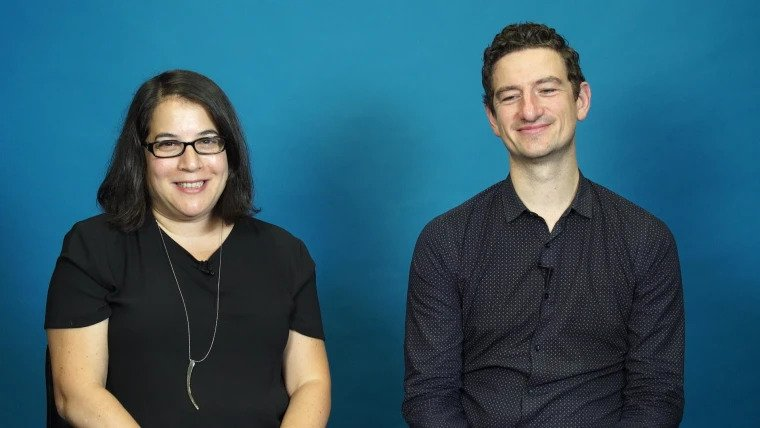
#> input picture faces3.jpg, 760 x 428 px
$ python test2face.py
#> lines starting #> are read from the running program, lines starting #| are printed output that depends on the picture; after the words box and inside, x2 and y2 are one past the last pixel; in counts of white or black regions, pixels touching at a corner belong together
import cv2 as cv
import random


def shuffle_blocks1(blocks, shuffle_mat):
	shuffle_blocks = []
	for i in range(blocks_num):
		for j in range(blocks_num):
			shuffle_blocks.append(blocks[shuffle_mat[i][j]])
	print('shuffle_blocks', shuffle_blocks)

	return shuffle_blocks

def get_shuffle_mat():

	# shuffle the set 0, 1, 2, ... ,blocks_num^2 - 1
	nums = [num for num in range(0, pow(blocks_num, 2))]
	shuffle = []
	while len(nums) > 0:
		rand = random.randrange(0, len(nums))
		if nums[rand] != len(shuffle):
			shuffle.append(nums.pop(rand))
	# IDEA: place limits on the above output to ensure no block is in its original place and no two neighbouring blocks are still neighbouring each other on the same side
	print('shuffle', shuffle)

	# turn that 1xblock_nums2 array into block_nums-x-block_nums matrix
	shuffle_mat = []
	for i in range(0, pow(blocks_num, 2)-2, blocks_num):
		x = i
		y = i+blocks_num
		shuffle_mat.append(shuffle[x:y])
		# shuffle_mat.append(shuffle[i:i+blocks_num])
	print('shuffle_mat', shuffle_mat)

	return shuffle_mat


def get_blocks(x, y, block_width, block_height):
	blocks = []
	for i in range(blocks_num):
			for j in range(blocks_num): # may need to flip x, y coordinates in img[] especially if the face rectangle stops being a square
				blocks.append((x + (i*block_width), y + (j*block_height)))
				# blocks.append((y + (j*block_height), x + (i*block_width)))
	print('blocks', blocks)

	return blocks


if __name__ == '__main__':
	face_cascade = cv.CascadeClassifier('haarcascade_frontalface_default.xml')
	blocks_num = 3

	blank = cv.imread('faces3.jpg')
#> blank is the input picture: shape (428, 760, 3); mean B, G, R 105.7, 88.6, 46.5
	# blank = cv.resize(blank, (0, 0), fx=0.5, fy=0.5)
	img = blank.copy()
	gray = cv.cvtColor(img, cv.COLOR_BGR2GRAY)
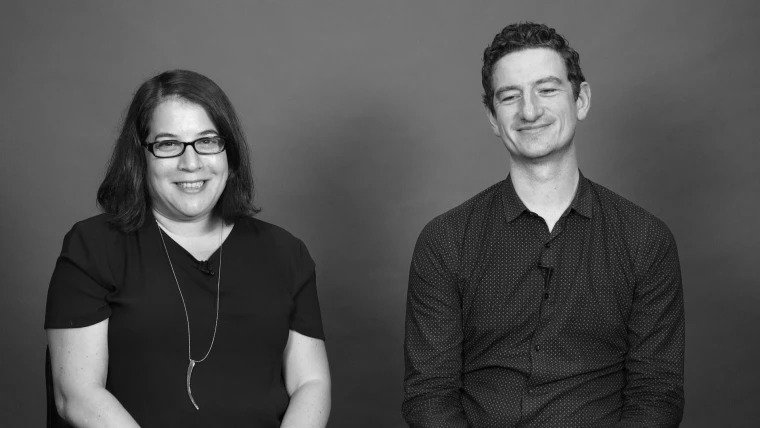
#> gray: shape (428, 760); min 0, max 248, mean 78

	face_rect = face_cascade.detectMultiScale(img, scaleFactor=1.2, minNeighbors=5) # shrink rectangle width for tighter fit
#> face_rect = [[476, 50, 109, 109], [135, 106, 104, 104]]
	print('face_rect', face_rect)
#| face_rect [[476  50 109 109]
#|  [135 106 104 104]]


	img5 = blank.copy()
	img6 = blank.copy()

	# shuffle_blocks_list = []
	for x, y, w, h in face_rect:

		block_width = int(w/blocks_num)
		block_height = int(h/blocks_num)

		blocks = get_blocks(x, y, block_width, block_height)

		shuffle_mat = get_shuffle_mat()

		# shuffle_blocks_list.append(shuffle_blocks(blocks, shuffle_mat))

		shuffle_blocks = shuffle_blocks1(blocks, shuffle_mat)
		k = 0
		for i in range(blocks_num):
			for j in range(blocks_num): # may need to flip x, y coordinates in img[] especially if the face rectangle stops being a square
				# img5[x+i*block_width:x+(i*block_width)+block_width, y+j*block_height:y+(j*block_height)+block_height] = img6[shuffle_blocks[k][0]:shuffle_blocks[k][0]+block_width, shuffle_blocks[k][1]:shuffle_blocks[k][1]+block_height]
				# img5[y+j*block_height:y+(j*block_height)+block_height, x+i*block_width:x+(i*block_width)+block_width] = img6[shuffle_blocks[k][0]:shuffle_blocks[k][0]+block_width, shuffle_blocks[k][1]:shuffle_blocks[k][1]+block_height]
				img5[y+j*block_height:y+(j*block_height)+block_height, x+i*block_width:x+(i*block_width)+block_width] = img6[shuffle_blocks[k][1]:shuffle_blocks[k][1]+block_height, shuffle_blocks[k][0]:shuffle_blocks[k][0]+block_width]
				k += 1
#> this loop made 2 passes
#> (x, y, w, h, block_width, block_height, shuffle_mat) on passes 1 to 2: (476, 50, 109, 109, 36, 36, [[6, 7, 0], [5, 3, 8], [2, 1, 4]]), (135, 106, 104, 104, 34, 34, [[4, 2, 8], [0, 7, 3], [5, 1, 6]])
#| blocks [(476, 50), (476, 86), (476, 122), (512, 50), (512, 86), (512, 122), (548, 50), (548, 86), (548, 122)]
#| shuffle [6, 7, 0, 5, 3, 8, 2, 1, 4]
#| shuffle_mat [[6, 7, 0], [5, 3, 8], [2, 1, 4]]
#| shuffle_blocks [(548, 50), (548, 86), (476, 50), (512, 122), (512, 50), (548, 122), (476, 122), (476, 86), (512, 86)]
#| blocks [(135, 106), (135, 140), (135, 174), (169, 106), (169, 140), (169, 174), (203, 106), (203, 140), (203, 174)]
#| shuffle [4, 2, 8, 0, 7, 3, 5, 1, 6]
#| shuffle_mat [[4, 2, 8], [0, 7, 3], [5, 1, 6]]
#| shuffle_blocks [(169, 140), (135, 174), (203, 174), (135, 106), (203, 140), (169, 106), (169, 174), (135, 140), (203, 106)]
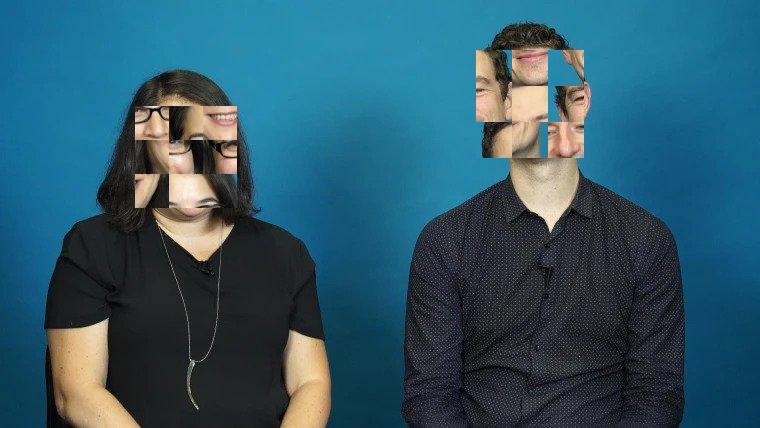
#> img5: shape (428, 760, 3); 6.78% of pixels changed, all inside (x1, y1, x2, y2) = (135, 50, 584, 208)

	cv.imshow('scramble', img5)

	cv.waitKey(0)
	cv.destroyAllWindows()


# TODO
# custom number of blocks
# shrink rectangle
# error catrch if no face found
# ability to scramble multiple faces in one image
# take picture with webcam
# take live video with webcam with real time scrambling
# use arrow keys to shift face rectangle around a bit for user to centre it on the face
# reshuffle button to scramble the blocks differently
# ability to ensure two adjacent blocks (before shuffling) don't end up in the same position relative to each other after shuffling
# i.e make sure blocks are sufficiently scrambled

$ run again, with faces2.jpg copied over faces3.jpg
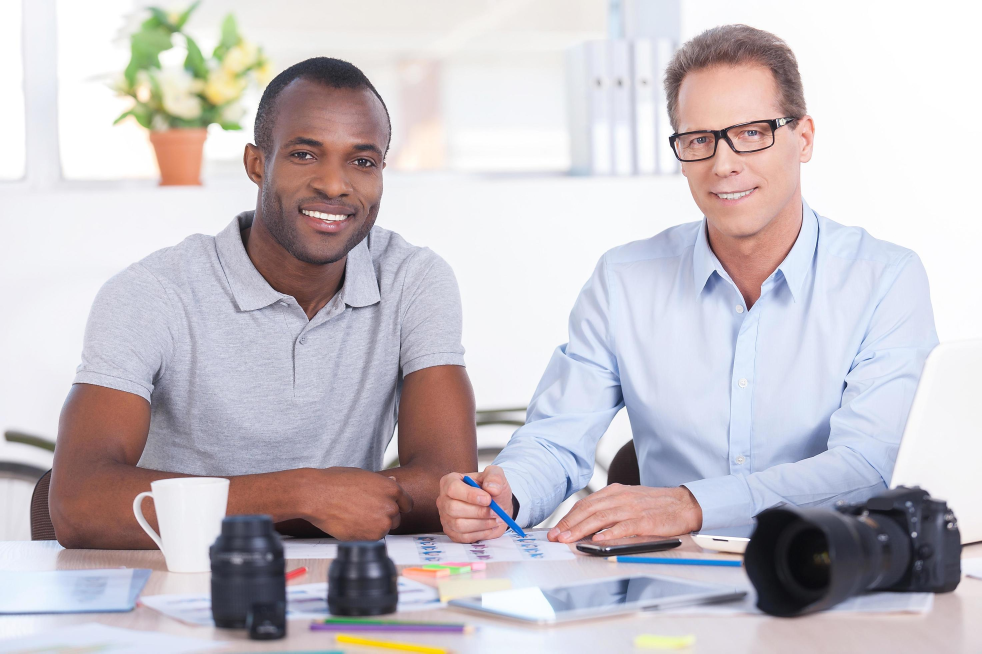
#> input picture faces2.jpg, 2945 x 1960 px (shown at 1/3 size)
#> blank is the input picture: shape (1960, 2945, 3); mean B, G, R 198.6, 193.3, 199.5
#> `gray = cv.cvtColor(img, cv.COLOR_BGR2GRAY)`:
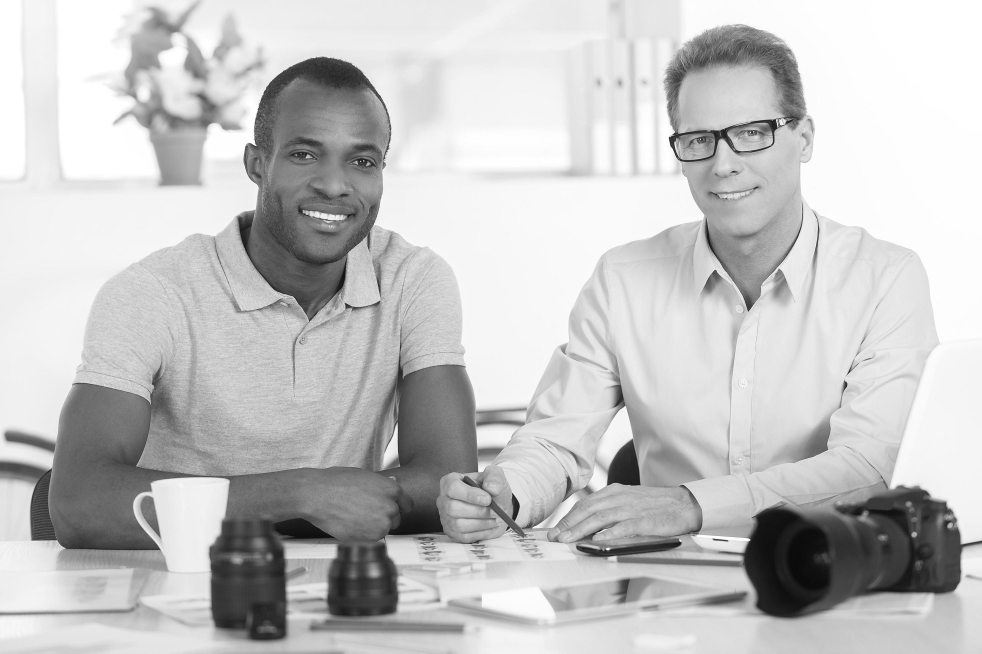
#> gray: shape (1960, 2945) (shown at 1/3 size); min 2, max 255, mean 195.8
#> face_rect = [[764, 292, 466, 466]]
#| face_rect [[764 292 466 466]]
#> the loop `for x, y, w, h in face_rect: ` made 1 pass
#> (x, y, w, h, block_width, block_height, shuffle_mat) on pass 1: (764, 292, 466, 466, 155, 155, [[6, 7, 0], [5, 3, 8], [2, 1, 4]])
#> (printed output is left out)
#> after the loop `for x, y, w, h in face_rect:`:
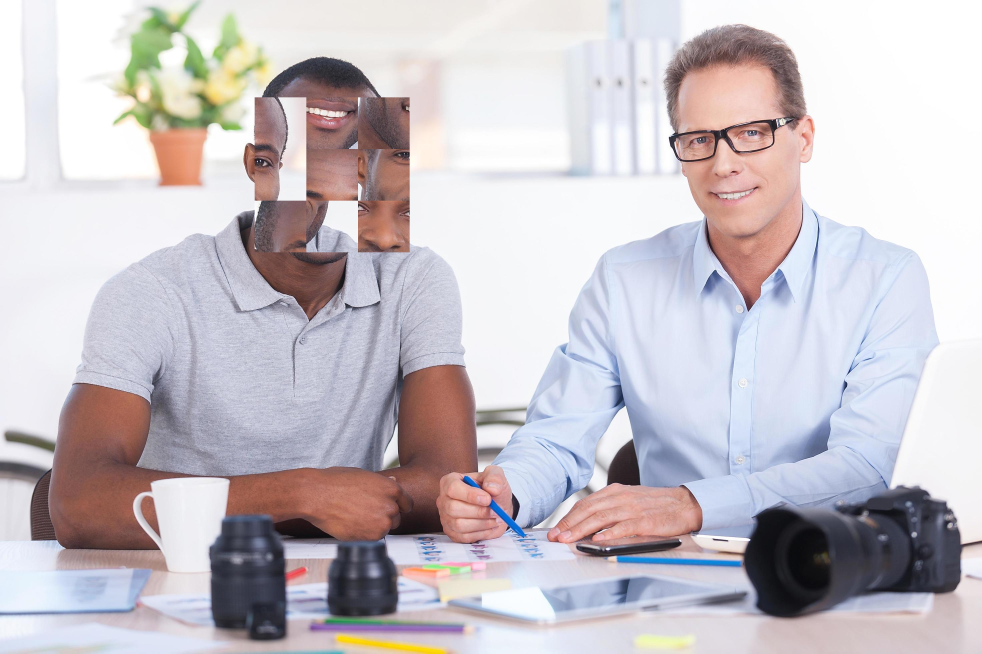
#> img5: shape (1960, 2945, 3) (shown at 1/3 size); mean B, G, R 198.6, 193.3, 199.5

$ run again, with face1.jpg copied over faces3.jpg
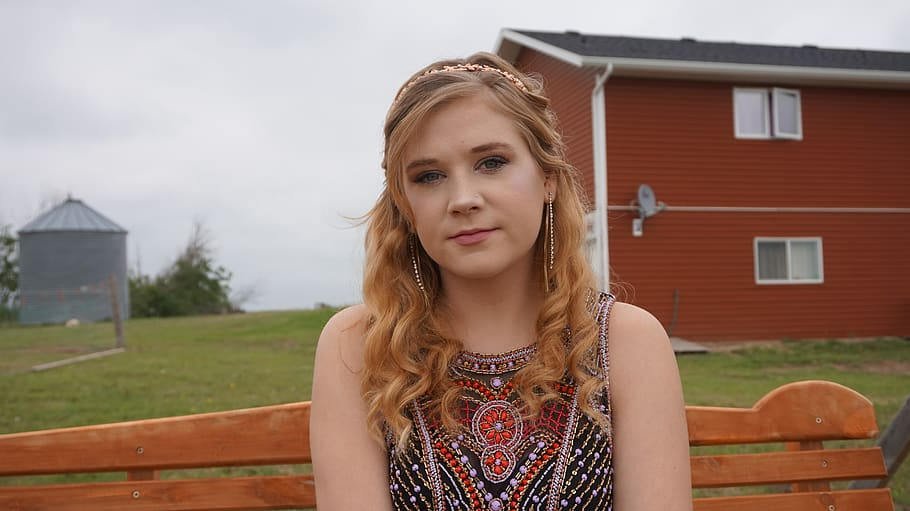
#> input picture face1.jpg, 910 x 511 px
#> blank is the input picture: shape (511, 910, 3); mean B, G, R 108.5, 123.6, 150.4
#> `gray = cv.cvtColor(img, cv.COLOR_BGR2GRAY)`:
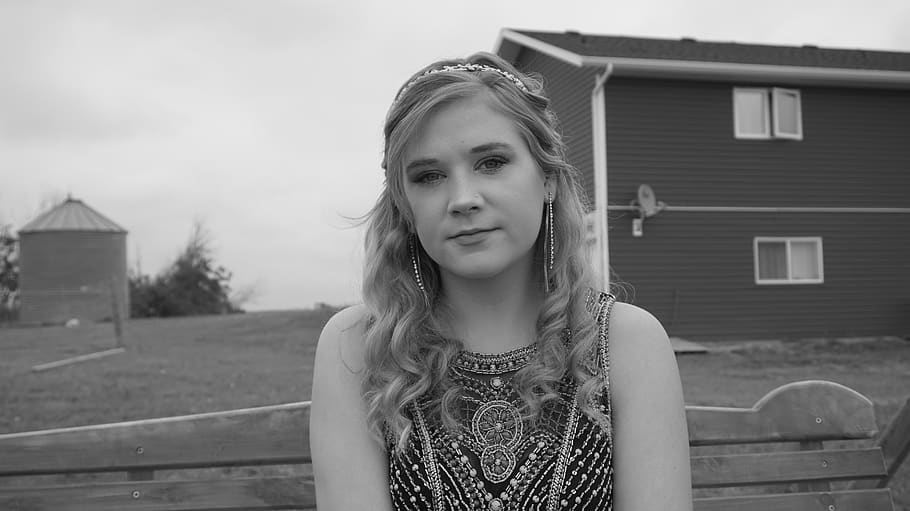
#> gray: shape (511, 910); min 0, max 254, mean 129.9
#> face_rect = [[377, 101, 177, 177]]
#| face_rect [[377 101 177 177]]
#> the loop `for x, y, w, h in face_rect: ` made 1 pass
#> (x, y, w, h, block_width, block_height, shuffle_mat) on pass 1: (377, 101, 177, 177, 59, 59, [[6, 7, 0], [5, 3, 8], [2, 1, 4]])
#> (printed output is left out)
#> after the loop `for x, y, w, h in face_rect:`:
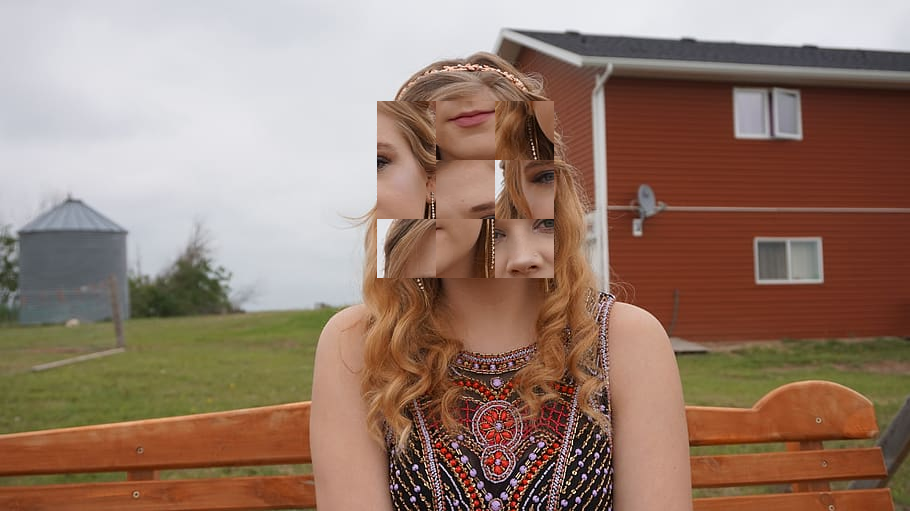
#> img5: shape (511, 910, 3); 6.73% of pixels changed, all inside (x1, y1, x2, y2) = (377, 101, 554, 278)

$ run again, with face2.jpg copied over faces3.jpg
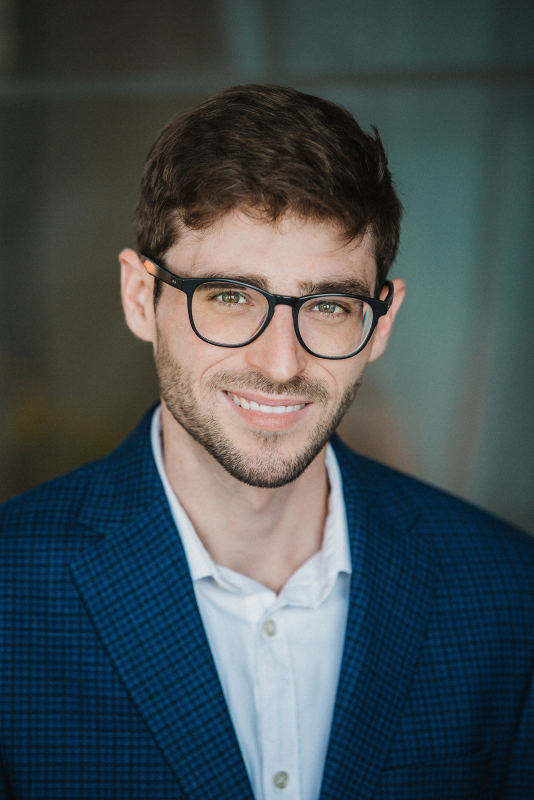
#> input picture face2.jpg, 1067 x 1600 px (shown at 1/2 size)
#> blank is the input picture: shape (1600, 1067, 3); mean B, G, R 82.9, 79.4, 68.8
#> `gray = cv.cvtColor(img, cv.COLOR_BGR2GRAY)`:
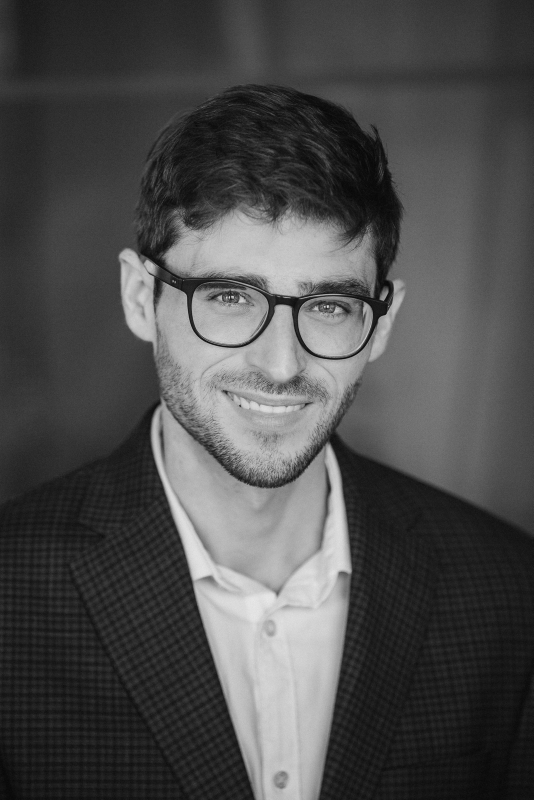
#> gray: shape (1600, 1067) (shown at 1/2 size); min 4, max 251, mean 76.6
#> face_rect = [[251, 362, 591, 591]]
#| face_rect [[251 362 591 591]]
#> the loop `for x, y, w, h in face_rect: ` made 1 pass
#> (x, y, w, h, block_width, block_height, shuffle_mat) on pass 1: (251, 362, 591, 591, 197, 197, [[6, 7, 0], [5, 3, 8], [2, 1, 4]])
#> (printed output is left out)
#> after the loop `for x, y, w, h in face_rect:`:
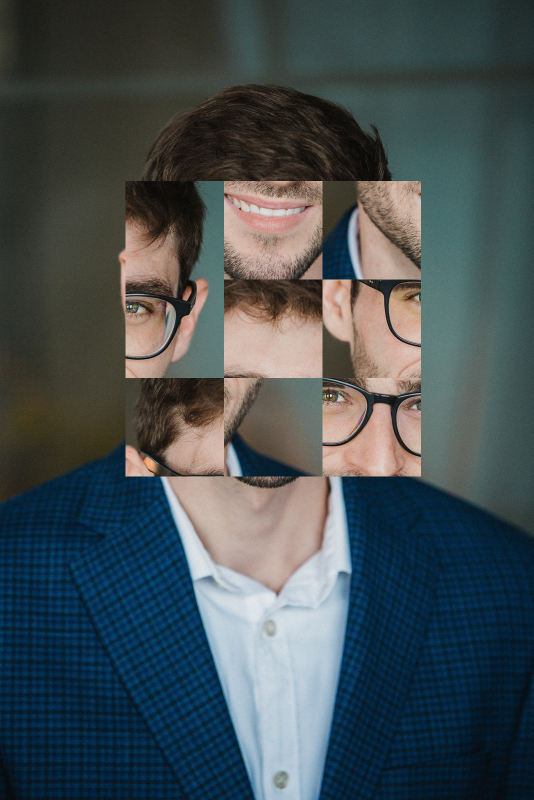
#> img5: shape (1600, 1067, 3) (shown at 1/2 size); mean B, G, R 82.9, 79.4, 68.8
